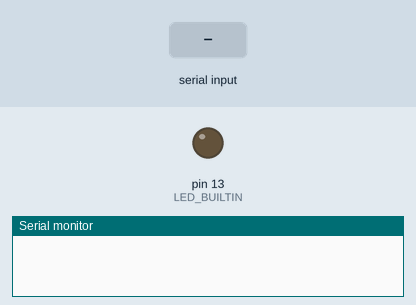
Recording of a sketch running on a simulated Arduino Uno, built with avr-gcc and run on an emulated ATmega328P. Parts: output pins drawn as LEDs (lit = HIGH), the last lines printed to the serial monitor. Dashed ring = blinking. The inputs (shaded band) are chosen by the test bench.

Above: at 1.2 s.
1.3 s: "1,90\n" received over Serial
At 2.88 s:
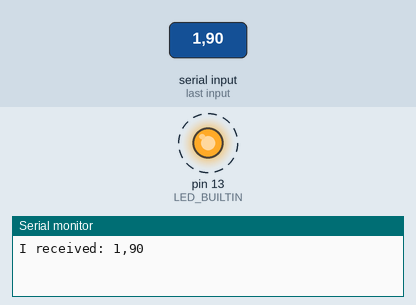
4.3 s: "90,45\n" received over Serial
At 4.3 s:
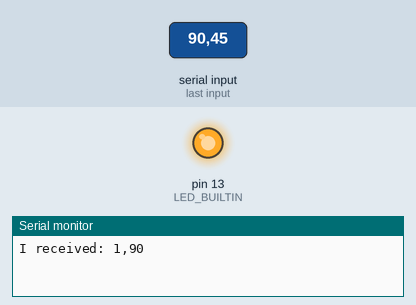
Timing chart, 0 to 7.3 s (numbered marks = the images above; inputs shaded):
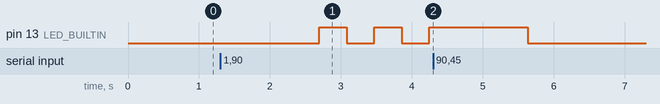

Measured:
- after the input at 1.3 s, pin 13 (LED_BUILTIN): alternates HIGH for 0.39 s and LOW for 0.39 s, starting after 1.4 s

The sketch:

Lab1-10.ino
```cpp
// 10. Difficult (30+ min): This is an optional exercise. Please finish this exercise when you have time. Can you read user’s input to change the speed of fading the LED’s brightness? Please use numbers to indicate the speed.

const int minBright = 0;
const int maxBright = 255;
int timeInMs;
String input;

// the setup function runs once when you press reset or power the board
void setup() {
  // initialize digital pin LED_BUILTIN as an output.
  pinMode(LED_BUILTIN, OUTPUT);

  // opens serial port, sets data rate to 9600 bps
  Serial.begin(9600);

  timeInMs = 0;
}

// the loop function runs over and over again forever
void loop() {
  // send data only when you receive data:
  if (Serial.available() > 0) {
          // read the incoming byte:
          input = Serial.readString();

          // say what you got:
          Serial.print("I received: ");
          Serial.println(input);
  }

  timeInMs = input.toInt() * 1000;

  // step through brighntess
  if (input.toInt() == 0)
  {
    digitalWrite(LED_BUILTIN, LOW);
  }
  else
  {
    for (int brightness = minBright; brightness <= maxBright; brightness++)
    {
      analogWrite(LED_BUILTIN, brightness);   // enable the LED at varying brightness
      delay(timeInMs / maxBright);            // delay to fade into next brightness
    }
  }
}
```
